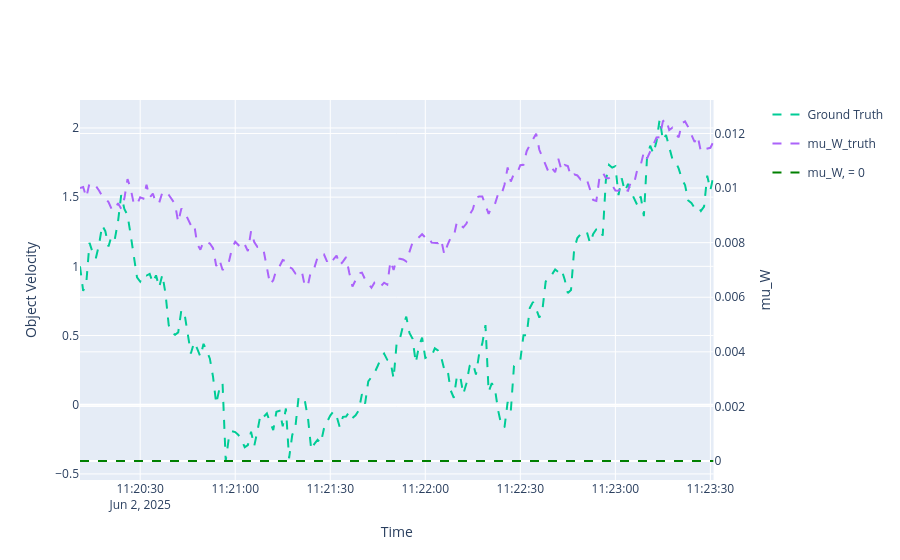

Notebook code for this chart:
### Code cell
velocity_plotter= Plotterly(autosize=False, width=600,height=600,dimension=Dimension.ONE)
velocity_plotter.fig = make_subplots(specs=[[{"secondary_y": True}]])
velocity_plotter.fig.update_yaxes(secondary_y=False,title_text="Object Velocity")
velocity_plotter.fig.update_yaxes(secondary_y=True,title_text="mu_W")
velocity_plotter.fig.update_xaxes(title_text="Time")
velocity_plotter.fig.add_scatter(y=np.zeros_like(truth), x=timesteps, name=f'mu_W, = 0',secondary_y=True,line=dict(color="green",dash='dash'))
velocity_plotter.fig.layout.colorway=colorway

velocity_plotter.plot_ground_truths(truth, [1])
velocity_plotter.plot_ground_truths(mu_W_groundtruth, [0], secondary_y=True, label='mu_W_truth')
velocity_plotter.fig

### Figure 1 — Plotly figure (JSON) as saved in the notebook; plotly's stock layout.template omitted (floating-point values rounded to 4 significant figures; data arrays with more than 128 entries replaced by an {"elided": "..."} marker saying what was removed)
{"data": [{"line": {"color": "green", "dash": "dash"}, "name": "mu_W, = 0", "type": "scatter", "x": {"elided": "201 str values"}, "xaxis": "x", "y": {"elided": "201 int values"}, "yaxis": "y2"}, {"legendgroup": "Ground Truth", "legendrank": 100, "line": {"dash": "dash"}, "mode": "lines", "name": "Ground Truth", "showlegend": true, "text": {"elided": "201 str values"}, "type": "scatter", "x": {"elided": "201 str values"}, "y": {"elided": "201 float values"}}, {"legendgroup": "mu_W_truth", "legendrank": 100, "line": {"dash": "dash"}, "mode": "lines", "name": "mu_W_truth", "showlegend": true, "text": {"elided": "201 str values"}, "type": "scatter", "x": {"elided": "201 str values"}, "xaxis": "x", "y": {"elided": "201 float values"}, "yaxis": "y2"}], "layout": {"colorway": ["#EF553B", "#00CC96", "#AB63FA", "#FFA15A", "#19D3F3", "#FF6692", "#B6E880", "#FF97FF", "#FECB52"], "xaxis": {"anchor": "y", "domain": [0, 0.94], "title": {"text": "Time"}}, "yaxis": {"anchor": "x", "domain": [0, 1], "title": {"text": "Object Velocity"}}, "yaxis2": {"anchor": "x", "overlaying": "y", "side": "right", "title": {"text": "mu_W"}}}}
